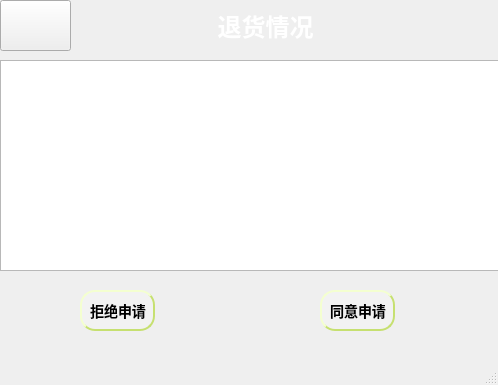
<?xml version="1.0" encoding="UTF-8"?>
<ui version="4.0">
 <class>MainWindow12</class>
 <widget class="QMainWindow" name="MainWindow12">
  <property name="geometry">
   <rect>
    <x>0</x>
    <y>0</y>
    <width>498</width>
    <height>385</height>
   </rect>
  </property>
  <property name="windowTitle">
   <string>MainWindow</string>
  </property>
  <widget class="QWidget" name="centralwidget">
   <widget class="QListView" name="listView">
    <property name="geometry">
     <rect>
      <x>0</x>
      <y>60</y>
      <width>501</width>
      <height>211</height>
     </rect>
    </property>
   </widget>
   <widget class="QPushButton" name="pushButton">
    <property name="geometry">
     <rect>
      <x>0</x>
      <y>0</y>
      <width>71</width>
      <height>51</height>
     </rect>
    </property>
    <property name="styleSheet">
     <string notr="true">QPushButton{
border-image: url(:/pic/10.png);


 background-color: qlineargradient(x1:0, y1:0, x2:1, y2:1,
stop:0 #91c46c,stop:1#91c46c);
 
}
QPushButton:pressed {
background-color: #287d7d;
}
</string>
    </property>
    <property name="text">
     <string/>
    </property>
   </widget>
   <widget class="QPushButton" name="pushButton_2">
    <property name="geometry">
     <rect>
      <x>80</x>
      <y>290</y>
      <width>75</width>
      <height>41</height>
     </rect>
    </property>
    <property name="styleSheet">
     <string notr="true">QPushButton:hover {
background-color: #91c46c;

}

QPushButton {
background-color: #ffffff;
color: #ffffff;
color: black;
                    /* 文字颜色 */
background-color: #f2f2f2;       /* 背景色 */
border-style: outset;            /* 边框风格 */
border-width: 2px;               /* 边框宽度 */
border-radius: 5px;              /* 边框圆角 */
border-color: #c6e070;           /* 边框颜色 */
font: bold 14px;                 /* 字体 */
min-width: 2em;                  /* 控件最小宽度 */
min-height: 2px;                 /* 控件最小高度 */
font-family: 宋体;            /* 字库 */
padding: 5px;                    /* 内边距 */
padding-left:6px;                /* 文字横向偏移 */
padding-top:6px;                 /* 文字纵向偏移 */
border-radius:15px
}
QPushButton:pressed {
background-color: #287d7d;
}
</string>
    </property>
    <property name="text">
     <string>拒绝申请</string>
    </property>
   </widget>
   <widget class="QPushButton" name="pushButton_3">
    <property name="geometry">
     <rect>
      <x>320</x>
      <y>290</y>
      <width>75</width>
      <height>41</height>
     </rect>
    </property>
    <property name="styleSheet">
     <string notr="true">QPushButton:hover {
background-color: #91c46c;

}

QPushButton {
background-color: #ffffff;
color: #ffffff;
color: black;
                    /* 文字颜色 */
background-color: #f2f2f2;       /* 背景色 */
border-style: outset;            /* 边框风格 */
border-width: 2px;               /* 边框宽度 */
border-radius: 5px;              /* 边框圆角 */
border-color: #c6e070;           /* 边框颜色 */
font: bold 14px;                 /* 字体 */
min-width: 2em;                  /* 控件最小宽度 */
min-height: 2px;                 /* 控件最小高度 */
font-family: 宋体;            /* 字库 */
padding: 5px;                    /* 内边距 */
padding-left:6px;                /* 文字横向偏移 */
padding-top:6px;                 /* 文字纵向偏移 */
border-radius:15px
}
QPushButton:pressed {
background-color: #287d7d;
}
</string>
    </property>
    <property name="text">
     <string>同意申请</string>
    </property>
   </widget>
   <widget class="QLabel" name="label">
    <property name="geometry">
     <rect>
      <x>70</x>
      <y>0</y>
      <width>431</width>
      <height>51</height>
     </rect>
    </property>
    <property name="font">
     <font>
      <pointsize>18</pointsize>
      <weight>75</weight>
      <bold>true</bold>
      <underline>false</underline>
     </font>
    </property>
    <property name="styleSheet">
     <string notr="true">
 background-color: qlineargradient(x1:0, y1:0, x2:1, y2:1,
stop:0 #91c46c,stop:1#91c46c);
 
color: white; </string>
    </property>
    <property name="text">
     <string>退货情况      </string>
    </property>
    <property name="alignment">
     <set>Qt::AlignCenter</set>
    </property>
   </widget>
  </widget>
  <widget class="QMenuBar" name="menubar">
   <property name="geometry">
    <rect>
     <x>0</x>
     <y>0</y>
     <width>498</width>
     <height>21</height>
    </rect>
   </property>
  </widget>
  <widget class="QStatusBar" name="statusbar"/>
 </widget>
 <resources/>
 <connections/>
</ui>
